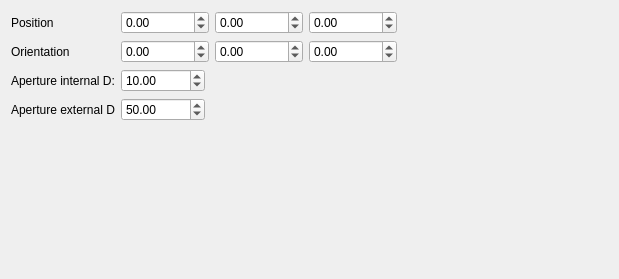
<?xml version="1.0" encoding="UTF-8"?>
<ui version="4.0">
 <class>Dialog</class>
 <widget class="QDialog" name="Dialog">
  <property name="geometry">
   <rect>
    <x>0</x>
    <y>0</y>
    <width>619</width>
    <height>279</height>
   </rect>
  </property>
  <property name="windowTitle">
   <string>Dialog</string>
  </property>
  <layout class="QHBoxLayout" name="horizontalLayout_4">
   <item>
    <layout class="QFormLayout" name="formLayout">
     <property name="sizeConstraint">
      <enum>QLayout::SetMaximumSize</enum>
     </property>
     <property name="fieldGrowthPolicy">
      <enum>QFormLayout::ExpandingFieldsGrow</enum>
     </property>
     <item row="0" column="0">
      <widget class="QLabel" name="label_10">
       <property name="text">
        <string>Position</string>
       </property>
      </widget>
     </item>
     <item row="0" column="1">
      <layout class="QHBoxLayout" name="horizontalLayout_3">
       <item>
        <widget class="QDoubleSpinBox" name="Xpos">
         <property name="minimum">
          <double>-1000000.000000000000000</double>
         </property>
         <property name="maximum">
          <double>1000000.000000000000000</double>
         </property>
        </widget>
       </item>
       <item>
        <widget class="QDoubleSpinBox" name="Ypos">
         <property name="minimum">
          <double>-1000000.000000000000000</double>
         </property>
         <property name="maximum">
          <double>1000000.000000000000000</double>
         </property>
        </widget>
       </item>
       <item>
        <widget class="QDoubleSpinBox" name="Zpos">
         <property name="minimum">
          <double>-1000000.000000000000000</double>
         </property>
         <property name="maximum">
          <double>1000000.000000000000000</double>
         </property>
        </widget>
       </item>
      </layout>
     </item>
     <item row="1" column="0">
      <widget class="QLabel" name="label_7">
       <property name="text">
        <string>Orientation</string>
       </property>
      </widget>
     </item>
     <item row="1" column="1">
      <layout class="QHBoxLayout" name="horizontalLayout">
       <item>
        <widget class="QDoubleSpinBox" name="Xrot">
         <property name="minimum">
          <double>-1000000.000000000000000</double>
         </property>
         <property name="maximum">
          <double>1000000.000000000000000</double>
         </property>
        </widget>
       </item>
       <item>
        <widget class="QDoubleSpinBox" name="Yrot">
         <property name="minimum">
          <double>-1000000.000000000000000</double>
         </property>
         <property name="maximum">
          <double>1000000.000000000000000</double>
         </property>
         <property name="value">
          <double>0.000000000000000</double>
         </property>
        </widget>
       </item>
       <item>
        <widget class="QDoubleSpinBox" name="Zrot">
         <property name="minimum">
          <double>-1000000.000000000000000</double>
         </property>
         <property name="maximum">
          <double>1000000.000000000000000</double>
         </property>
        </widget>
       </item>
      </layout>
     </item>
     <item row="2" column="0">
      <widget class="QLabel" name="label_11">
       <property name="text">
        <string>Aperture internal D:</string>
       </property>
      </widget>
     </item>
     <item row="2" column="1">
      <widget class="QDoubleSpinBox" name="InD">
       <property name="minimum">
        <double>0.000000000000000</double>
       </property>
       <property name="maximum">
        <double>1000000.000000000000000</double>
       </property>
       <property name="value">
        <double>10.000000000000000</double>
       </property>
      </widget>
     </item>
     <item row="3" column="1">
      <widget class="QDoubleSpinBox" name="OutD">
       <property name="maximum">
        <double>1000000.000000000000000</double>
       </property>
       <property name="value">
        <double>50.000000000000000</double>
       </property>
      </widget>
     </item>
     <item row="3" column="0">
      <widget class="QLabel" name="label">
       <property name="text">
        <string>Aperture external D</string>
       </property>
      </widget>
     </item>
    </layout>
   </item>
  </layout>
 </widget>
 <resources/>
 <connections/>
</ui>
